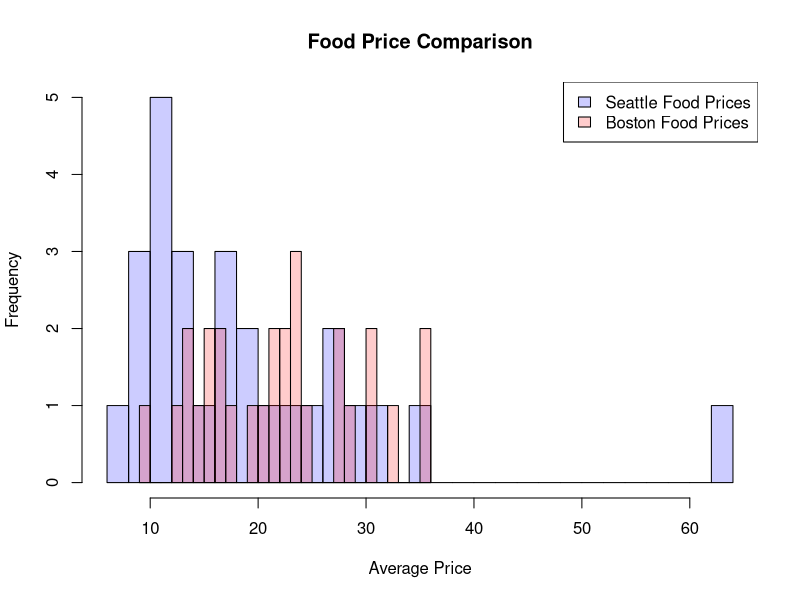
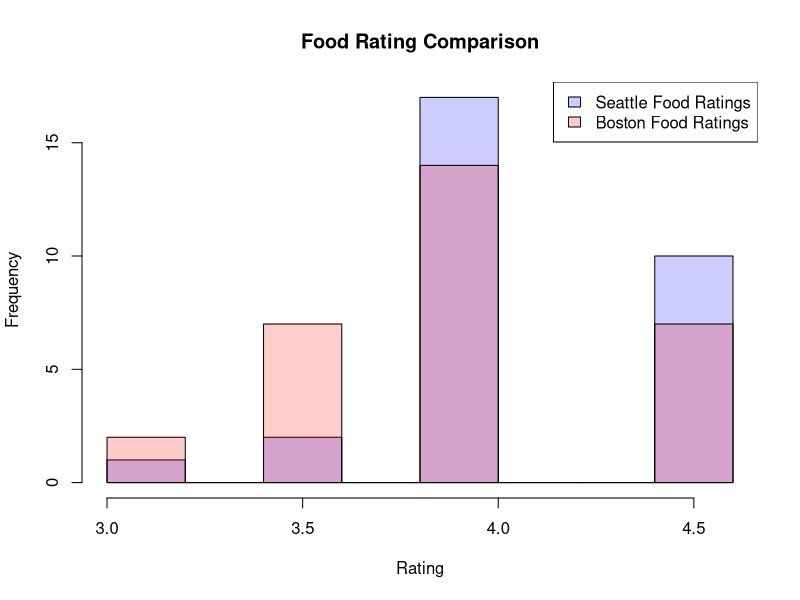
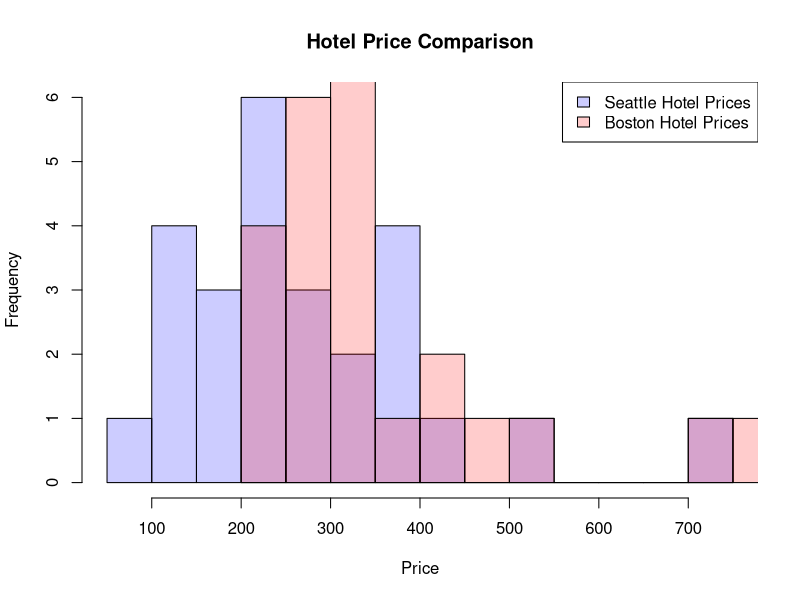
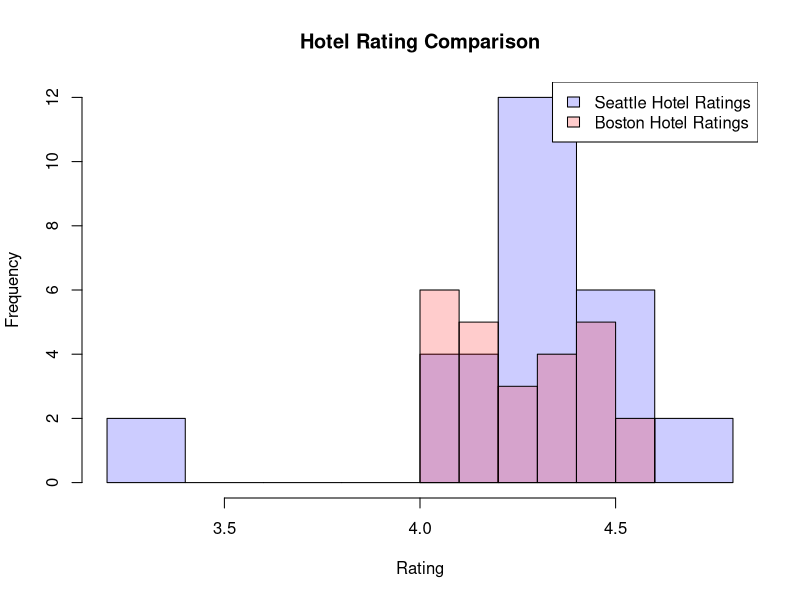
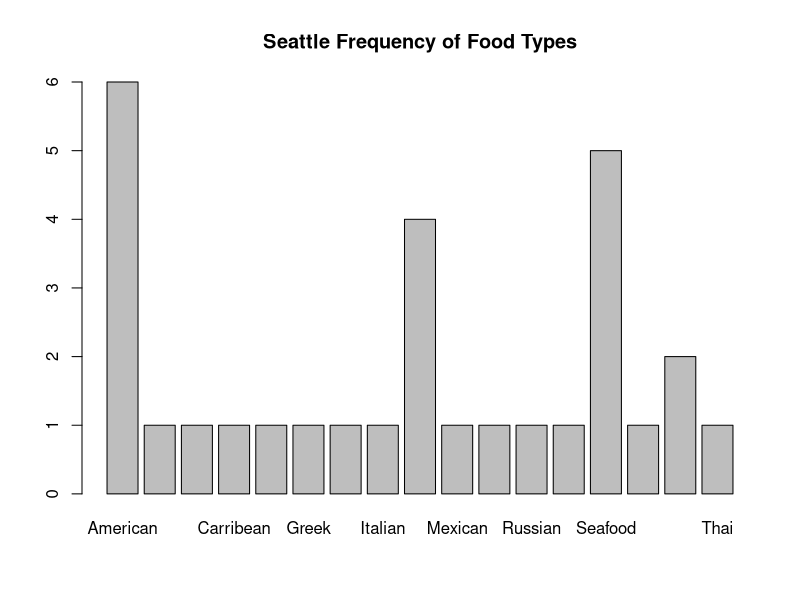
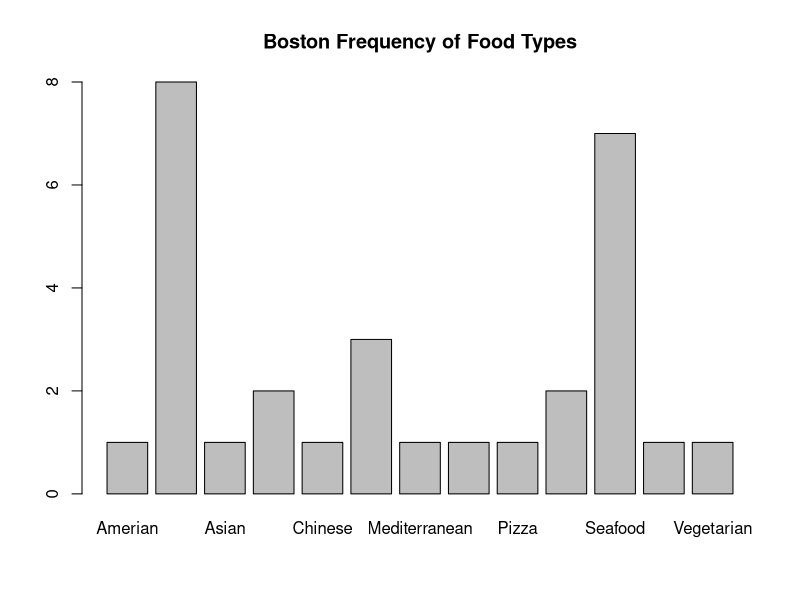

R code for these plots, in order:
## ---- chunk 1
knitr::opts_chunk$set(echo = TRUE)
food <- read.csv("BostonAndSeattleFood.csv")
trans <- read.csv("BostonAndSeattleTransporation.csv")
hotel <- read.csv("BostonAndSeattleHotels.csv")

# This is where I separate the cities from each other and put them in their own dataset. If you feel like there is a better way, feel free to change it :)

SeattleFoods <- subset(food,City %in% c("Seattle"))
SeattleHotels <- subset(hotel,City %in% c("Seattle"))
SeattleTrans <- subset(trans, City %in% c("Seattle"))
BostonFoods <- subset(food,City %in% c("Boston"))
BostonHotels <- subset(hotel,City %in% c("Boston"))
BostonTrans <- subset(trans, City %in% c("Boston"))

## ---- chunk 2
head(food)
## ---- chunk 3
head(hotel)
## ---- chunk 4
head(trans)
## ---- chunk 5
t.test(SeattleFoods$Rating, BostonFoods$Rating, conf.level = 1-.005)
## ---- chunk 6
t.test(SeattleHotels$Rating, BostonHotels$Rating, conf.level = 1-.005)
## ---- chunk 7
t.test(SeattleFoods$Number.of.Total.Reviews, BostonFoods$Number.of.Total.Reviews, conf.level = 1-.005)
## ---- chunk 8
t.test(SeattleHotels$NumOfReview, BostonHotels$NumOfReview, conf.level = 1-.005)
## ---- chunk 9
t.test(SeattleFoods$Average.Food.Price, BostonFoods$Average.Food.Price, conf.level = 1-.005)
## ---- chunk 10
t.test(SeattleHotels$Price, BostonHotels$Price, conf.level = 1-.005)
## ---- chunk 11
mean(BostonTrans$NumOfStops)
## ---- chunk 12
mean(SeattleTrans$NumOfStops)
## ---- chunk 13
mean(BostonTrans$AverageNumOfPassengerPerWeekDay)
## ---- chunk 14
mean(SeattleTrans$AverageNumOfPassengerPerWeekDay)
## ---- chunk 15

hist(SeattleFoods$Average.Food.Price, col=rgb(0,0,1,0.2), xlab='Average Price', ylab='Frequency', main='Food Price Comparison', breaks = 20)
hist(BostonFoods$Average.Food.Price, col=rgb(1,0,0,0.2), add=TRUE, breaks = 20)
legend('topright', c('Seattle Food Prices', 'Boston Food Prices'), fill=c(rgb(0,0,1,0.2), rgb(1,0,0,0.2)))

hist(SeattleFoods$Rating, col=rgb(0,0,1,0.2), xlab='Rating', ylab='Frequency', main='Food Rating Comparison')
hist(BostonFoods$Rating, col=rgb(1,0,0,0.2), add=TRUE)
legend('topright', c('Seattle Food Ratings', 'Boston Food Ratings'), fill=c(rgb(0,0,1,0.2), rgb(1,0,0,0.2)))

hist(SeattleHotels$Price, col=rgb(0,0,1,0.2), xlab='Price', ylab='Frequency', main='Hotel Price Comparison', breaks = 20)
hist(BostonHotels$Price, col=rgb(1,0,0,0.2), add=TRUE, breaks = 20)
legend('topright', c('Seattle Hotel Prices', 'Boston Hotel Prices'), fill=c(rgb(0,0,1,0.2), rgb(1,0,0,0.2)))

hist(SeattleHotels$Rating, col=rgb(0,0,1,0.2), xlab='Rating', ylab='Frequency', main='Hotel Rating Comparison')
hist(BostonHotels$Rating, col=rgb(1,0,0,0.2), add=TRUE)
legend('topright', c('Seattle Hotel Ratings', 'Boston Hotel Ratings'), fill=c(rgb(0,0,1,0.2), rgb(1,0,0,0.2)))

sTypes <- table(SeattleFoods$Type.of.Food)
bTypes <- table(BostonFoods$Type.of.Food)
barplot(sTypes, main='Seattle Frequency of Food Types')
barplot(bTypes, main='Boston Frequency of Food Types')

